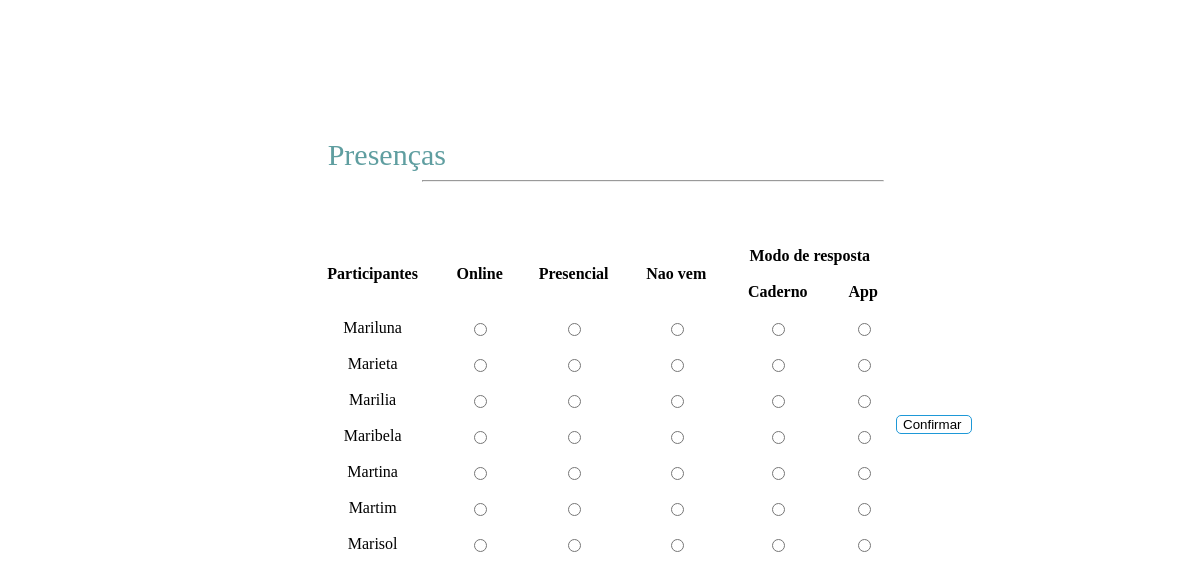
The page /presencas_sessao on the database its author committed.
### diario/models.py (models this page shows)
class Utilizador (models.Model):
    opSexo = (
        ("Feminino", "Feminino"),
        ("Masculino", "Masculino"),
        ("Outros", "Outros")
    )
    nome = models.CharField(max_length=100)
    sexo = models.CharField(max_length=20, choices=opSexo, default="", blank=False, null=False)
    idade = models.CharField(max_length=20, default="")
    email = models.EmailField(max_length=100, blank=True)
    nascimento = models.DateField(null=True)
    data_entrada = models.DateTimeField(auto_now_add=True, null=True)
    nacionalidade = models.CharField(max_length=20, default="")
    class Meta:
        abstract = True

class Participante(Utilizador):
    diagnosticos = models.ManyToManyField(Doenca, related_name='participantes')
    referenciacao = models.ForeignKey(Reference, on_delete= models.CASCADE)
    grupoCog = models.ForeignKey(GrupoCog, on_delete=models.CASCADE, null=True, blank=True, related_name='participantes')
    cuidadores = models.ManyToManyField(Cuidador, blank=True, related_name='participantes')
    avaliador = models.ForeignKey(settings.AUTH_USER_MODEL,on_delete=models.CASCADE, default=None, blank=True, null=True)
    def __str__(self):
        return f'{self.nome}'

### diario/views.py (the view)
# urls.py: path('presencas_sessao', views.view_presencas_sessao, name='presencas_sessao'),
def view_presencas_sessao(request):
    group_id = 1
    grupo = GrupoCog.objects.get(id=group_id)
    sessao_id = 2
    sessao = Sessao.objects.get(id=sessao_id)
    contexto = {
        'participantes': Participante.objects.filter(grupoCog=group_id),
        'grupo': GrupoCog.objects.get(id=group_id),
        'exercicios': sessao.exercicios.all(),
        'sessao': Sessao.objects.filter(id=sessao_id),
    }
    return render(request, "diario/presencas_sessao.html", contexto)

### diario/templates/diario/presencas_sessao.html (shortened to what this page needs)
<head>
</head>
<body>
<main>
    <div class="text">
        Presenças
    </div>
    <div class="line">
        <hr>
    </div>
    <div class="tab">
        <table border="0" id="q4" ALIGN=center cellspacing="10" cellpadding="4" style="width:50%;">
            <tr>
                <th rowspan="2">Participantes</th>
                <th rowspan="2">Online</th>
                <th rowspan="2">Presencial</th>
                <th rowspan="2">Nao vem</th>
                <th colspan="2">Modo de resposta</th>
            </tr>
            <tr>
                <th>Caderno</th>
                <th>App</th>
            </tr>
            {% for participante in participantes %}
            <div>
                <tr>
                    <td style="text-align: center;">{{participante}}</td>
                    <td style="text-align: center;">
                        <input type="radio" data-participante="{{participante.id}}" value="online"
                               name="{{participante.id}}" {% if participante.online %} checked {% endif %}>
                    </td>
                    <td style="text-align: center;">
                        <input type="radio" data-participante="{{participante.id}}" value="presencial"
                               name="{{participante.id}}" {% if participante.presencial %} checked {% endif %}>
                    </td>
                    <td style="text-align: center;">
                        <input type="radio" data-participante="{{participante.id}}" value="naoVeio"
                               name="{{participante.id}}" {% if participante.naoVeio %} checked {% endif %}>
                    </td>
                    <td style="text-align: center;">
                        <input type="radio" data-participante="{{participante.id}}" value="caderno"
                               name="{{participante.id}}+1">
                    </td>
                    <td style="text-align: center;">
                        <input type="radio" data-participante="{{participante.id}}" value="app"
                               name="{{participante.id}}+1">
                    </td>
                </tr>
            </div>
            {% endfor %}
        </table>
    </div>
    <div class="buttonConfirm">
        <a href="{% url 'diario' %}" >
            <input type="button" value="Confirmar " style="border:0.01em; border-radius:5px; border-style:solid; border-color: #1E98D7; background-color: transparent;">
        </a>
    </div>
</main>
</body>
</html>

### diario/templates/diario/presencas_sessao.html (style rules this page uses)
div.text { color:#5F9EA0; padding-top: 11%; padding-left: 27%; font-size: 30px; }
div.tab { width:100%; margin: 0; background: transparent; position: absolute; top: 50%; left: 50%; margin-right: -50%; transform: translate(-50%, -50%) }
div.line { border-color:#5F9EA0; padding-top: -10%; padding-left: 35%; width:39%; }
div.buttonConfirm { border-color: #5F9EA0; padding-top: 19%; padding-left: 75%; }

### rows shown on the page
Participante: nome "Mariluna"
Participante: nome "Marieta"
Participante: nome "Marilia"
Participante: nome "Maribela"
Participante: nome "Martina"
Participante: nome "Martim"
Participante: nome "Marisol"
